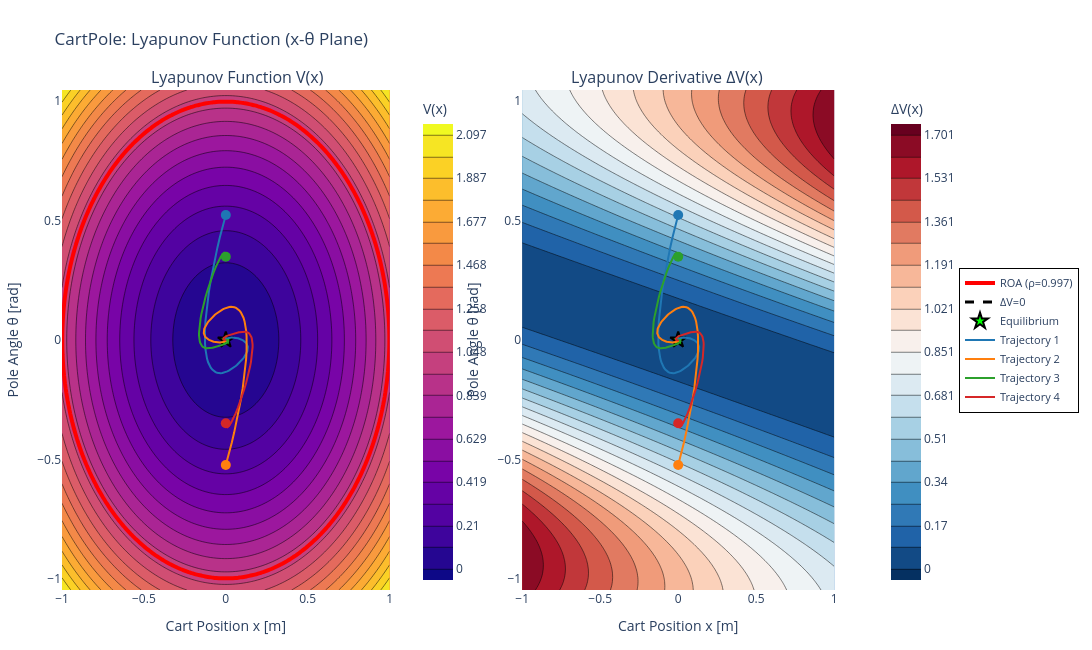

The notebook cell this image was saved under:
### Code cell
state_limits_x_theta = ((-1.0, 1.0), (-np.pi / 3, np.pi / 3))
state_indices_x_theta = (0, 1)

plot_lyapunov_2d(
    lyapunov_nn,
    controller,
    discrete_system,
    state_limits_x_theta,
    state_indices=state_indices_x_theta,
    state_names=("Cart Position x [m]", "Pole Angle θ [rad]"),
    rho=rho,
    grid_resolution=120,
    trajectories=trajectories,
    title="CartPole: Lyapunov Function (x-θ Plane)",
    # save_html="cartpole_lyapunov_2d_x_theta.html",
    show=False,
    colorscale="Plasma",
    trajectory_colorscale="D3",
)

### Figure 1 — Plotly figure (JSON) as saved in the notebook; plotly's stock layout.template omitted (floating-point values rounded to 4 significant figures; data arrays with more than 128 entries replaced by an {"elided": "..."} marker saying what was removed)
{"data": [{"colorbar": {"title": {"text": "V(x)"}, "x": 0.45}, "colorscale": [[0, "#0d0887"], [0.1111, "#46039f"], [0.2222, "#7201a8"], [0.3333, "#9c179e"], [0.4444, "#bd3786"], [0.5556, "#d8576b"], [0.6667, "#ed7953"], [0.7778, "#fb9f3a"], [0.8889, "#fdca26"], [1, "#f0f921"]], "contours": {"end": 2.097, "size": 0.1048, "start": 0}, "hovertemplate": "%{xaxis.title.text}: %{x:.3f}<br>%{yaxis.title.text}: %{y:.3f}<br>V: %{z:.3f}<extra></extra>", "type": "contour", "x": [-1.0, -0.9832, -0.9664, -0.9496, -0.9328, -0.916, -0.8992, -0.8824, -0.8655, -0.8487, -0.8319, -0.8151, -0.7983, -0.7815, -0.7647, -0.7479, -0.7311, -0.7143, -0.6975, -0.6807, -0.6639, -0.6471, -0.6303, -0.6134, -0.5966, -0.5798, -0.563, -0.5462, -0.5294, -0.5126, -0.4958, -0.479, -0.4622, -0.4454, -0.4286, -0.4118, -0.395, -0.3782, -0.3613, -0.3445, -0.3277, -0.3109, -0.2941, -0.2773, -0.2605, -0.2437, -0.2269, -0.2101, -0.1933, -0.1765, -0.1597, -0.1429, -0.1261, -0.1092, -0.09244, -0.07563, -0.05882, -0.04202, -0.02521, -0.008403, 0.008403, 0.02521, 0.04202, 0.05882, 0.07563, 0.09244, 0.1092, 0.1261, 0.1429, 0.1597, 0.1765, 0.1933, 0.2101, 0.2269, 0.2437, 0.2605, 0.2773, 0.2941, 0.3109, 0.3277, 0.3445, 0.3613, 0.3782, 0.395, 0.4118, 0.4286, 0.4454, 0.4622, 0.479, 0.4958, 0.5126, 0.5294, 0.5462, 0.563, 0.5798, 0.5966, 0.6134, 0.6303, 0.6471, 0.6639, 0.6807, 0.6975, 0.7143, 0.7311, 0.7479, 0.7647, 0.7815, 0.7983, 0.8151, 0.8319, 0.8487, 0.8655, 0.8824, 0.8992, 0.916, 0.9328, 0.9496, 0.9664, 0.9832, 1.0], "xaxis": "x", "y": [-1.047, -1.03, -1.012, -0.9944, -0.9768, -0.9592, -0.9416, -0.924, -0.9064, -0.8888, -0.8712, -0.8536, -0.836, -0.8184, -0.8008, -0.7832, -0.7656, -0.748, -0.7304, -0.7128, -0.6952, -0.6776, -0.66, -0.6424, -0.6248, -0.6072, -0.5896, -0.572, -0.5544, -0.5368, -0.5192, -0.5016, -0.484, -0.4664, -0.4488, -0.4312, -0.4136, -0.396, -0.3784, -0.3608, -0.3432, -0.3256, -0.308, -0.2904, -0.2728, -0.2552, -0.2376, -0.22, -0.2024, -0.1848, -0.1672, -0.1496, -0.132, -0.1144, -0.0968, -0.0792, -0.0616, -0.044, -0.0264, -0.0088, 0.0088, 0.0264, 0.044, 0.0616, 0.0792, 0.0968, 0.1144, 0.132, 0.1496, 0.1672, 0.1848, 0.2024, 0.22, 0.2376, 0.2552, 0.2728, 0.2904, 0.308, 0.3256, 0.3432, 0.3608, 0.3784, 0.396, 0.4136, 0.4312, 0.4488, 0.4664, 0.484, 0.5016, 0.5192, 0.5368, 0.5544, 0.572, 0.5896, 0.6072, 0.6248, 0.6424, 0.66, 0.6776, 0.6952, 0.7128, 0.7304, 0.748, 0.7656, 0.7832, 0.8008, 0.8184, 0.836, 0.8536, 0.8712, 0.8888, 0.9064, 0.924, 0.9416, 0.9592, 0.9768, 0.9944, 1.012, 1.03, 1.047], "yaxis": "y", "z": {"elided": "120x120 float values"}}, {"contours": {"coloring": "none", "end": 0.9969, "size": 1, "start": 0.9969}, "hovertemplate": "ROA Boundary<extra></extra>", "line": {"color": "red", "width": 4}, "name": "ROA (ρ=0.997)", "showscale": false, "type": "contour", "x": [-1.0, -0.9832, -0.9664, -0.9496, -0.9328, -0.916, -0.8992, -0.8824, -0.8655, -0.8487, -0.8319, -0.8151, -0.7983, -0.7815, -0.7647, -0.7479, -0.7311, -0.7143, -0.6975, -0.6807, -0.6639, -0.6471, -0.6303, -0.6134, -0.5966, -0.5798, -0.563, -0.5462, -0.5294, -0.5126, -0.4958, -0.479, -0.4622, -0.4454, -0.4286, -0.4118, -0.395, -0.3782, -0.3613, -0.3445, -0.3277, -0.3109, -0.2941, -0.2773, -0.2605, -0.2437, -0.2269, -0.2101, -0.1933, -0.1765, -0.1597, -0.1429, -0.1261, -0.1092, -0.09244, -0.07563, -0.05882, -0.04202, -0.02521, -0.008403, 0.008403, 0.02521, 0.04202, 0.05882, 0.07563, 0.09244, 0.1092, 0.1261, 0.1429, 0.1597, 0.1765, 0.1933, 0.2101, 0.2269, 0.2437, 0.2605, 0.2773, 0.2941, 0.3109, 0.3277, 0.3445, 0.3613, 0.3782, 0.395, 0.4118, 0.4286, 0.4454, 0.4622, 0.479, 0.4958, 0.5126, 0.5294, 0.5462, 0.563, 0.5798, 0.5966, 0.6134, 0.6303, 0.6471, 0.6639, 0.6807, 0.6975, 0.7143, 0.7311, 0.7479, 0.7647, 0.7815, 0.7983, 0.8151, 0.8319, 0.8487, 0.8655, 0.8824, 0.8992, 0.916, 0.9328, 0.9496, 0.9664, 0.9832, 1.0], "xaxis": "x", "y": [-1.047, -1.03, -1.012, -0.9944, -0.9768, -0.9592, -0.9416, -0.924, -0.9064, -0.8888, -0.8712, -0.8536, -0.836, -0.8184, -0.8008, -0.7832, -0.7656, -0.748, -0.7304, -0.7128, -0.6952, -0.6776, -0.66, -0.6424, -0.6248, -0.6072, -0.5896, -0.572, -0.5544, -0.5368, -0.5192, -0.5016, -0.484, -0.4664, -0.4488, -0.4312, -0.4136, -0.396, -0.3784, -0.3608, -0.3432, -0.3256, -0.308, -0.2904, -0.2728, -0.2552, -0.2376, -0.22, -0.2024, -0.1848, -0.1672, -0.1496, -0.132, -0.1144, -0.0968, -0.0792, -0.0616, -0.044, -0.0264, -0.0088, 0.0088, 0.0264, 0.044, 0.0616, 0.0792, 0.0968, 0.1144, 0.132, 0.1496, 0.1672, 0.1848, 0.2024, 0.22, 0.2376, 0.2552, 0.2728, 0.2904, 0.308, 0.3256, 0.3432, 0.3608, 0.3784, 0.396, 0.4136, 0.4312, 0.4488, 0.4664, 0.484, 0.5016, 0.5192, 0.5368, 0.5544, 0.572, 0.5896, 0.6072, 0.6248, 0.6424, 0.66, 0.6776, 0.6952, 0.7128, 0.7304, 0.748, 0.7656, 0.7832, 0.8008, 0.8184, 0.836, 0.8536, 0.8712, 0.8888, 0.9064, 0.924, 0.9416, 0.9592, 0.9768, 0.9944, 1.012, 1.03, 1.047], "yaxis": "y", "z": {"elided": "120x120 float values"}}, {"colorbar": {"title": {"text": "ΔV(x)"}, "x": 1.05}, "colorscale": [[0, "rgb(5,48,97)"], [0.1, "rgb(33,102,172)"], [0.2, "rgb(67,147,195)"], [0.3, "rgb(146,197,222)"], [0.4, "rgb(209,229,240)"], [0.5, "rgb(247,247,247)"], [0.6, "rgb(253,219,199)"], [0.7, "rgb(244,165,130)"], [0.8, "rgb(214,96,77)"], [0.9, "rgb(178,24,43)"], [1, "rgb(103,0,31)"]], "contours": {"end": 1.701, "size": 0.08506, "start": 2.512e-06}, "hovertemplate": "%{xaxis.title.text}: %{x:.3f}<br>%{yaxis.title.text}: %{y:.3f}<br>ΔV: %{z:.3f}<extra></extra>", "type": "contour", "x": [-1.0, -0.9832, -0.9664, -0.9496, -0.9328, -0.916, -0.8992, -0.8824, -0.8655, -0.8487, -0.8319, -0.8151, -0.7983, -0.7815, -0.7647, -0.7479, -0.7311, -0.7143, -0.6975, -0.6807, -0.6639, -0.6471, -0.6303, -0.6134, -0.5966, -0.5798, -0.563, -0.5462, -0.5294, -0.5126, -0.4958, -0.479, -0.4622, -0.4454, -0.4286, -0.4118, -0.395, -0.3782, -0.3613, -0.3445, -0.3277, -0.3109, -0.2941, -0.2773, -0.2605, -0.2437, -0.2269, -0.2101, -0.1933, -0.1765, -0.1597, -0.1429, -0.1261, -0.1092, -0.09244, -0.07563, -0.05882, -0.04202, -0.02521, -0.008403, 0.008403, 0.02521, 0.04202, 0.05882, 0.07563, 0.09244, 0.1092, 0.1261, 0.1429, 0.1597, 0.1765, 0.1933, 0.2101, 0.2269, 0.2437, 0.2605, 0.2773, 0.2941, 0.3109, 0.3277, 0.3445, 0.3613, 0.3782, 0.395, 0.4118, 0.4286, 0.4454, 0.4622, 0.479, 0.4958, 0.5126, 0.5294, 0.5462, 0.563, 0.5798, 0.5966, 0.6134, 0.6303, 0.6471, 0.6639, 0.6807, 0.6975, 0.7143, 0.7311, 0.7479, 0.7647, 0.7815, 0.7983, 0.8151, 0.8319, 0.8487, 0.8655, 0.8824, 0.8992, 0.916, 0.9328, 0.9496, 0.9664, 0.9832, 1.0], "xaxis": "x2", "y": [-1.047, -1.03, -1.012, -0.9944, -0.9768, -0.9592, -0.9416, -0.924, -0.9064, -0.8888, -0.8712, -0.8536, -0.836, -0.8184, -0.8008, -0.7832, -0.7656, -0.748, -0.7304, -0.7128, -0.6952, -0.6776, -0.66, -0.6424, -0.6248, -0.6072, -0.5896, -0.572, -0.5544, -0.5368, -0.5192, -0.5016, -0.484, -0.4664, -0.4488, -0.4312, -0.4136, -0.396, -0.3784, -0.3608, -0.3432, -0.3256, -0.308, -0.2904, -0.2728, -0.2552, -0.2376, -0.22, -0.2024, -0.1848, -0.1672, -0.1496, -0.132, -0.1144, -0.0968, -0.0792, -0.0616, -0.044, -0.0264, -0.0088, 0.0088, 0.0264, 0.044, 0.0616, 0.0792, 0.0968, 0.1144, 0.132, 0.1496, 0.1672, 0.1848, 0.2024, 0.22, 0.2376, 0.2552, 0.2728, 0.2904, 0.308, 0.3256, 0.3432, 0.3608, 0.3784, 0.396, 0.4136, 0.4312, 0.4488, 0.4664, 0.484, 0.5016, 0.5192, 0.5368, 0.5544, 0.572, 0.5896, 0.6072, 0.6248, 0.6424, 0.66, 0.6776, 0.6952, 0.7128, 0.7304, 0.748, 0.7656, 0.7832, 0.8008, 0.8184, 0.836, 0.8536, 0.8712, 0.8888, 0.9064, 0.924, 0.9416, 0.9592, 0.9768, 0.9944, 1.012, 1.03, 1.047], "yaxis": "y2", "z": {"elided": "120x120 float values"}}, {"contours": {"coloring": "none", "end": 0, "size": 1, "start": 0}, "hovertemplate": "ΔV=0 Contour<extra></extra>", "line": {"color": "black", "dash": "dash", "width": 3}, "name": "ΔV=0", "showscale": false, "type": "contour", "x": [-1.0, -0.9832, -0.9664, -0.9496, -0.9328, -0.916, -0.8992, -0.8824, -0.8655, -0.8487, -0.8319, -0.8151, -0.7983, -0.7815, -0.7647, -0.7479, -0.7311, -0.7143, -0.6975, -0.6807, -0.6639, -0.6471, -0.6303, -0.6134, -0.5966, -0.5798, -0.563, -0.5462, -0.5294, -0.5126, -0.4958, -0.479, -0.4622, -0.4454, -0.4286, -0.4118, -0.395, -0.3782, -0.3613, -0.3445, -0.3277, -0.3109, -0.2941, -0.2773, -0.2605, -0.2437, -0.2269, -0.2101, -0.1933, -0.1765, -0.1597, -0.1429, -0.1261, -0.1092, -0.09244, -0.07563, -0.05882, -0.04202, -0.02521, -0.008403, 0.008403, 0.02521, 0.04202, 0.05882, 0.07563, 0.09244, 0.1092, 0.1261, 0.1429, 0.1597, 0.1765, 0.1933, 0.2101, 0.2269, 0.2437, 0.2605, 0.2773, 0.2941, 0.3109, 0.3277, 0.3445, 0.3613, 0.3782, 0.395, 0.4118, 0.4286, 0.4454, 0.4622, 0.479, 0.4958, 0.5126, 0.5294, 0.5462, 0.563, 0.5798, 0.5966, 0.6134, 0.6303, 0.6471, 0.6639, 0.6807, 0.6975, 0.7143, 0.7311, 0.7479, 0.7647, 0.7815, 0.7983, 0.8151, 0.8319, 0.8487, 0.8655, 0.8824, 0.8992, 0.916, 0.9328, 0.9496, 0.9664, 0.9832, 1.0], "xaxis": "x2", "y": [-1.047, -1.03, -1.012, -0.9944, -0.9768, -0.9592, -0.9416, -0.924, -0.9064, -0.8888, -0.8712, -0.8536, -0.836, -0.8184, -0.8008, -0.7832, -0.7656, -0.748, -0.7304, -0.7128, -0.6952, -0.6776, -0.66, -0.6424, -0.6248, -0.6072, -0.5896, -0.572, -0.5544, -0.5368, -0.5192, -0.5016, -0.484, -0.4664, -0.4488, -0.4312, -0.4136, -0.396, -0.3784, -0.3608, -0.3432, -0.3256, -0.308, -0.2904, -0.2728, -0.2552, -0.2376, -0.22, -0.2024, -0.1848, -0.1672, -0.1496, -0.132, -0.1144, -0.0968, -0.0792, -0.0616, -0.044, -0.0264, -0.0088, 0.0088, 0.0264, 0.044, 0.0616, 0.0792, 0.0968, 0.1144, 0.132, 0.1496, 0.1672, 0.1848, 0.2024, 0.22, 0.2376, 0.2552, 0.2728, 0.2904, 0.308, 0.3256, 0.3432, 0.3608, 0.3784, 0.396, 0.4136, 0.4312, 0.4488, 0.4664, 0.484, 0.5016, 0.5192, 0.5368, 0.5544, 0.572, 0.5896, 0.6072, 0.6248, 0.6424, 0.66, 0.6776, 0.6952, 0.7128, 0.7304, 0.748, 0.7656, 0.7832, 0.8008, 0.8184, 0.836, 0.8536, 0.8712, 0.8888, 0.9064, 0.924, 0.9416, 0.9592, 0.9768, 0.9944, 1.012, 1.03, 1.047], "yaxis": "y2", "z": {"elided": "120x120 float values"}}, {"hovertemplate": "Equilibrium<extra></extra>", "marker": {"color": "lime", "line": {"color": "black", "width": 2}, "size": 12, "symbol": "star"}, "mode": "markers", "name": "Equilibrium", "showlegend": true, "type": "scatter", "x": [0], "xaxis": "x", "y": [0], "yaxis": "y"}, {"hovertemplate": "Equilibrium<extra></extra>", "marker": {"color": "lime", "line": {"color": "black", "width": 2}, "size": 12, "symbol": "star"}, "mode": "markers", "name": "Equilibrium", "showlegend": false, "type": "scatter", "x": [0], "xaxis": "x2", "y": [0], "yaxis": "y2"}, {"hovertemplate": "Traj 1<extra></extra>", "line": {"color": "#1F77B4", "width": 2}, "mode": "lines", "name": "Trajectory 1", "showlegend": true, "type": "scatter", "x": {"elided": "1001 float values"}, "xaxis": "x", "y": {"elided": "1001 float values"}, "yaxis": "y"}, {"hovertemplate": "Start<extra></extra>", "marker": {"color": "#1F77B4", "size": 10, "symbol": "circle"}, "mode": "markers", "showlegend": false, "type": "scatter", "x": [0], "xaxis": "x", "y": [0.5236], "yaxis": "y"}, {"hovertemplate": "Traj 1<extra></extra>", "line": {"color": "#1F77B4", "width": 2}, "mode": "lines", "name": "Trajectory 1", "showlegend": false, "type": "scatter", "x": {"elided": "1001 float values"}, "xaxis": "x2", "y": {"elided": "1001 float values"}, "yaxis": "y2"}, {"hovertemplate": "Start<extra></extra>", "marker": {"color": "#1F77B4", "size": 10, "symbol": "circle"}, "mode": "markers", "showlegend": false, "type": "scatter", "x": [0], "xaxis": "x2", "y": [0.5236], "yaxis": "y2"}, {"hovertemplate": "Traj 2<extra></extra>", "line": {"color": "#FF7F0E", "width": 2}, "mode": "lines", "name": "Trajectory 2", "showlegend": true, "type": "scatter", "x": {"elided": "1001 float values"}, "xaxis": "x", "y": {"elided": "1001 float values"}, "yaxis": "y"}, {"hovertemplate": "Start<extra></extra>", "marker": {"color": "#FF7F0E", "size": 10, "symbol": "circle"}, "mode": "markers", "showlegend": false, "type": "scatter", "x": [0], "xaxis": "x", "y": [-0.5236], "yaxis": "y"}, {"hovertemplate": "Traj 2<extra></extra>", "line": {"color": "#FF7F0E", "width": 2}, "mode": "lines", "name": "Trajectory 2", "showlegend": false, "type": "scatter", "x": {"elided": "1001 float values"}, "xaxis": "x2", "y": {"elided": "1001 float values"}, "yaxis": "y2"}, {"hovertemplate": "Start<extra></extra>", "marker": {"color": "#FF7F0E", "size": 10, "symbol": "circle"}, "mode": "markers", "showlegend": false, "type": "scatter", "x": [0], "xaxis": "x2", "y": [-0.5236], "yaxis": "y2"}, {"hovertemplate": "Traj 3<extra></extra>", "line": {"color": "#2CA02C", "width": 2}, "mode": "lines", "name": "Trajectory 3", "showlegend": true, "type": "scatter", "x": {"elided": "1001 float values"}, "xaxis": "x", "y": {"elided": "1001 float values"}, "yaxis": "y"}, {"hovertemplate": "Start<extra></extra>", "marker": {"color": "#2CA02C", "size": 10, "symbol": "circle"}, "mode": "markers", "showlegend": false, "type": "scatter", "x": [0], "xaxis": "x", "y": [0.3491], "yaxis": "y"}, {"hovertemplate": "Traj 3<extra></extra>", "line": {"color": "#2CA02C", "width": 2}, "mode": "lines", "name": "Trajectory 3", "showlegend": false, "type": "scatter", "x": {"elided": "1001 float values"}, "xaxis": "x2", "y": {"elided": "1001 float values"}, "yaxis": "y2"}, {"hovertemplate": "Start<extra></extra>", "marker": {"color": "#2CA02C", "size": 10, "symbol": "circle"}, "mode": "markers", "showlegend": false, "type": "scatter", "x": [0], "xaxis": "x2", "y": [0.3491], "yaxis": "y2"}, {"hovertemplate": "Traj 4<extra></extra>", "line": {"color": "#D62728", "width": 2}, "mode": "lines", "name": "Trajectory 4", "showlegend": true, "type": "scatter", "x": {"elided": "1001 float values"}, "xaxis": "x", "y": {"elided": "1001 float values"}, "yaxis": "y"}, {"hovertemplate": "Start<extra></extra>", "marker": {"color": "#D62728", "size": 10, "symbol": "circle"}, "mode": "markers", "showlegend": false, "type": "scatter", "x": [0], "xaxis": "x", "y": [-0.3491], "yaxis": "y"}, {"hovertemplate": "Traj 4<extra></extra>", "line": {"color": "#D62728", "width": 2}, "mode": "lines", "name": "Trajectory 4", "showlegend": false, "type": "scatter", "x": {"elided": "1001 float values"}, "xaxis": "x2", "y": {"elided": "1001 float values"}, "yaxis": "y2"}, {"hovertemplate": "Start<extra></extra>", "marker": {"color": "#D62728", "size": 10, "symbol": "circle"}, "mode": "markers", "showlegend": false, "type": "scatter", "x": [0], "xaxis": "x2", "y": [-0.3491], "yaxis": "y2"}], "layout": {"annotations": [{"font": {"size": 16}, "showarrow": false, "text": "Lyapunov Function V(x)", "x": 0.225, "xanchor": "center", "xref": "paper", "y": 1, "yanchor": "bottom", "yref": "paper"}, {"font": {"size": 16}, "showarrow": false, "text": "Lyapunov Derivative ΔV(x)", "x": 0.775, "xanchor": "center", "xref": "paper", "y": 1, "yanchor": "bottom", "yref": "paper"}], "height": 650, "hovermode": "closest", "legend": {"bgcolor": "rgba(255,255,255,0.95)", "bordercolor": "black", "borderwidth": 1, "font": {"size": 11}, "x": 1.15, "xanchor": "left", "y": 0.5, "yanchor": "middle"}, "margin": {"b": 60, "l": 60, "r": 250, "t": 90}, "showlegend": true, "title": {"text": "CartPole: Lyapunov Function (x-θ Plane)"}, "width": 1600, "xaxis": {"anchor": "y", "domain": [0, 0.42], "title": {"text": "Cart Position x [m]"}}, "xaxis2": {"anchor": "y2", "domain": [0.59, 0.99], "title": {"text": "Cart Position x [m]"}}, "yaxis": {"anchor": "x", "domain": [0, 1], "title": {"text": "Pole Angle θ [rad]"}}, "yaxis2": {"anchor": "x2", "domain": [0, 1], "title": {"text": "Pole Angle θ [rad]"}}}}
